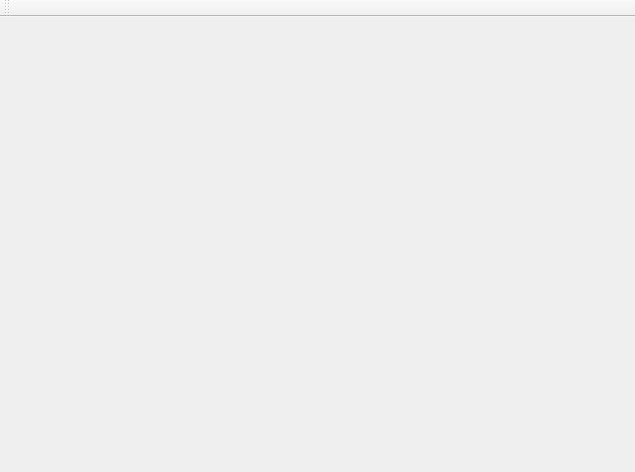
<?xml version="1.0" encoding="UTF-8"?>
<ui version="4.0">
 <class>MainWindow</class>
 <widget class="QMainWindow" name="MainWindow">
  <property name="geometry">
   <rect>
    <x>0</x>
    <y>0</y>
    <width>635</width>
    <height>472</height>
   </rect>
  </property>
  <property name="windowTitle">
   <string>MainWindow</string>
  </property>
  <widget class="QWidget" name="centralWidget"/>
  <widget class="QMenuBar" name="menuBar">
   <property name="geometry">
    <rect>
     <x>0</x>
     <y>0</y>
     <width>635</width>
     <height>26</height>
    </rect>
   </property>
  </widget>
  <widget class="QToolBar" name="mainToolBar">
   <attribute name="toolBarArea">
    <enum>TopToolBarArea</enum>
   </attribute>
   <attribute name="toolBarBreak">
    <bool>false</bool>
   </attribute>
  </widget>
 </widget>
 <layoutdefault spacing="6" margin="11"/>
 <resources/>
 <connections/>
</ui>
